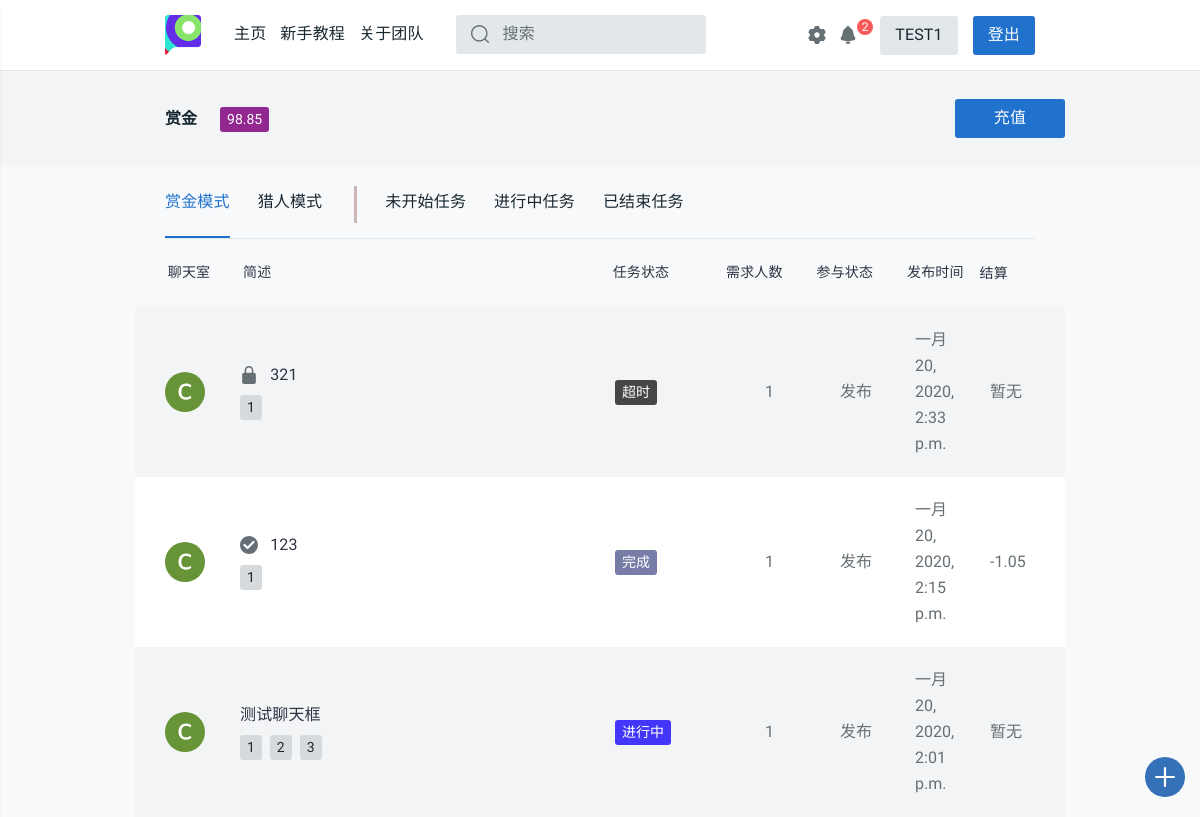
/profile/ (signed in), run on an earlier commit of the app's database.
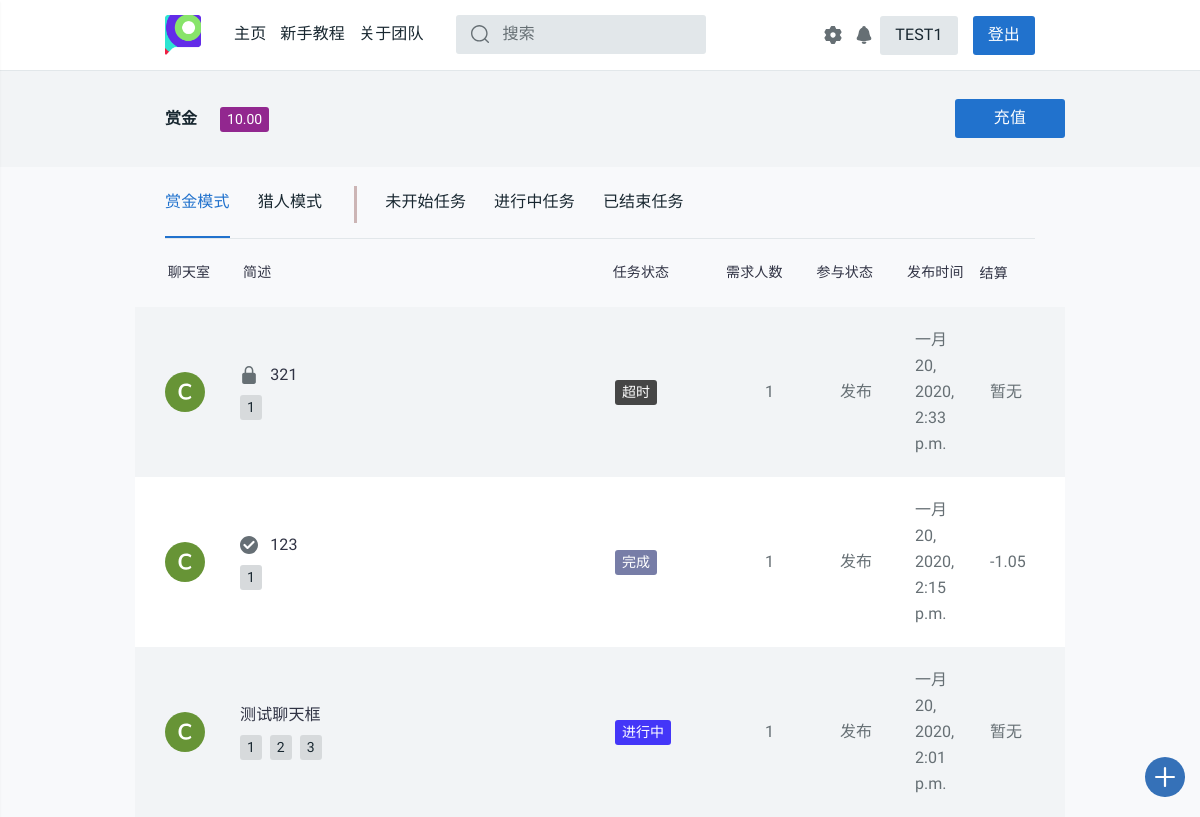
And on a later commit of the database.
### login/models.py (models this page shows, shortened)
class User(models.Model):
    name = models.CharField(max_length=128, unique=True)
    password = models.CharField(max_length=256)
    stu_id = models.CharField(max_length=13, unique=True)
    phone = models.CharField(max_length=11, unique=True, default='None')
    dept = models.CharField(max_length=50, default='None')
    money = models.DecimalField(max_digits=5, decimal_places=2, default=0.00)
    c_time = models.DateTimeField(auto_now_add=True)
    has_confirmed = models.BooleanField(default=False)
    send_state = models.IntegerField(default=1)
    updated_time = models.DateTimeField(null=True, blank=True)
    class Meta:
        ordering = ['c_time']
        verbose_name = '用户'
        verbose_name_plural = '用户'

### task_platform/views.py (the view)
# urls.py: path('profile/', views.profile, name='profile'),
def profile(request):
    username = request.session.get('user_name', None)
    if not username:
        return redirect('/login/')
    notice_room = '/chatroom/{}'.format(get_notice_room_id(username))
    notice_num = chatinfo_num(username)
    user = User.objects.get(name=username)
    student_id = user.stu_id
    phone = user.phone
    dept = user.dept
    if user.dept == 'None':
        dept = '暂无信息'
    money = user.money
    task_list_list = []
    if username:
        user = User.objects.get(name=username)
        student_id = user.stu_id
        phone = user.phone
        dept = user.dept
        if user.dept == 'None':
            dept = '暂无信息'
    stcolor_finder = {
        '未开始': '9', '进行中': '2',
        '中止': '3', '撤销': '3',
        '超时': '6', '完成': '4',
        '赏金模式': '5', '猎人模式': '7'
    }
    rec_task_id_list = Task_receive.objects.filter(username=username).values_list('task_id')
    latest_task_list = Task.objects.filter(
        Q(publisher=username) | Q(id__in=rec_task_id_list)
    ).order_by('-pub_time')
    tab_class = [
        ("task_class='赏金模式'", "_task.task_state"),
        ("task_class='猎人模式'", "_task.task_state"),
        ("task_state='未开始'", "_task.task_class"),
        ("task_state='进行中'", "_task.task_class"),
        ("Q(task_state='撤销')|Q(task_state='中止')|Q(task_state='超时')|Q(task_state='完成')",
        "_task.task_class")
    ]
    def calc_settlement(task, username):
        _settlement = '暂无'
        rec_task_list = Task_receive.objects.filter(task_id=task.id)
        if task.publisher == username:
            if task.task_class == '赏金模式':
                if task.task_state == '完成':
                    _settlement = 0
                    for rec in rec_task_list:
                        _settlement -= (1 + settings.PERCENTAGE) * float(rec.done_money)
                elif task.task_state in ['中止']:
                    _settlement = 0
                    for rec in rec_task_list:
                        _settlement += float(rec.done_money)
                elif task.task_state == '撤销':
                    _settlement = -settings.DEPOSIT
                    for rec in rec_task_list:
                        if rec.is_abort:
                            _settlement += float(rec.done_money)
            else:
                if task.task_state == '完成':
                    _settlement = -float(rec_task_list.first().done_money) * (1 - settings.PERCENTAGE)
                elif task.task_state in ['中止', '超时']:
                    _settlement = -settings.DEPOSIT
        elif rec_task_list.filter(username=username):
            if task.task_class == '赏金模式':
                if task.task_state == '完成':
                    _settlement = float(rec_task_list.get(username=username).done_money)
                elif task.task_state in ['中止', '超时']:
                    _settlement = -float(rec_task_list.get(username=username).done_money)
                elif task.task_state == '撤销':
                    _settlement = float(settings.DEPOSIT) / rec_task_list.count()
            else:
                if task.task_state == '完成':
                    _settlement = -float(rec_task_list.get(username=username).done_money)
                elif task.task_state in ['中止', '超时']:
                    _settlement = float(settings.DEPOSIT)
        if type(_settlement) == str:
            return _settlement
        if _settlement >= 0:
            return '+{}'.format(round(_settlement, 2))
        else:
            return str(round(_settlement, 2))
    for idx in range(5):
        tag_list = []
        for _task in eval('latest_task_list.filter({})'.format(tab_class[idx][0])):
            _color = 'tt-color0{} tt-badge'.format(stcolor_finder[eval(tab_class[idx][1])])
            _settlement = calc_settlement(_task, username)
            _room_id = get_room_id(_task)
            tag_list.append(
                (_task, _color, _settlement, _room_id,
                Task_tags.objects.filter(task_id=_task.id).order_by('sig_tag'))
            )
        task_list_list.append(tag_list)
    tag_list_1, tag_list_2, tag_list_3, tag_list_4, tag_list_5 = (
        task_list_list[0], task_list_list[1], task_list_list[2],
        task_list_list[3], task_list_list[4]
    )
    if request.method == 'POST' and 'settings' in request.POST:
        sl_message = self_settings(request, user)
    return render(request, 'task_platform/profile.html', locals())

### task_platform/models.py (called while the page is built)
    def __str__(self):
        return self.sig_tag

### task_platform/tools.py (called while the page is built)
@csrf_exempt
def get_room_id(task):
    md5 = hashlib.md5()
    md5.update('{}{}'.format(task.id, task.publisher).encode())
    return md5.hexdigest()

@csrf_exempt
def get_notice_room_id(username):
    md5 = hashlib.md5()
    md5.update(username.encode())
    return md5.hexdigest()

def chatinfo_num(username):
    withs = Withdraw.objects.filter(username=username, state='完成', noticed=False)
    for each_with in withs:
        send_notice(username, '恭喜您，您于{}发起的提现{}元的请求已经接受，请查看您支付宝余额，如果有问题请联系platform_office@163.com。'.format(each_with.start_time.strftime('%Y-%m-%d %M:%H:%S'), each_with.money))
        each_with.noticed = True
        each_with.save()
    chatnum = ChatVision.objects.filter(username=username, has_seen=False).count()
    return chatnum

### task_platform/templates/task_platform/profile.html (shortened to what the changed rows need)
{% extends 'task_platform/base.html'%}
{% load staticfiles %}
{% block content %}
<head>
  <link rel="stylesheet" href="{% static 'css/style.css' %}">
  <link href="{% static 'css/profile.css' %}" rel="stylesheet">
</head>
<main id="tt-pageContent" class="tt-offset-small">
  <div class="tt-wrapper-section">
    <div class="container">
      <div class="tt-user-header">
        <div class="tt-col-title">
          <ul class="tt-list-badge">
            <li><a href="#"><span class="tt-color14 tt-badge">{{ money }}</span></a></li>
          </ul>
        </div>
      </div>
    </div>
  </div>
</main>
{% endblock %}

What changed in the data, as far as the page shows it:
changed User: money "98.85" → "10.00"
Also different on the page:
{{ notice_num }}: "2" → (not shown)
